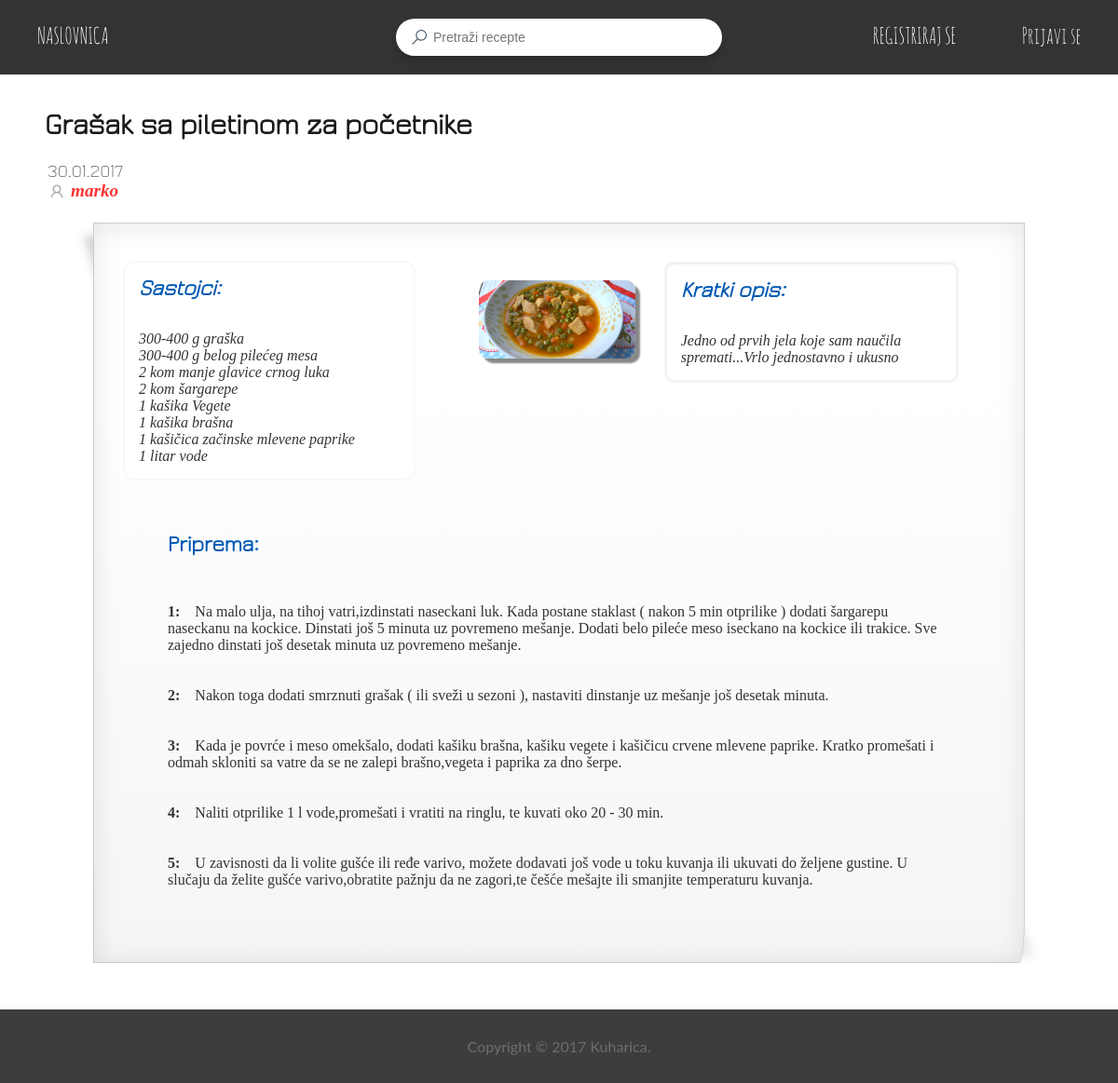
Page /recept.php?id=40 on the committed database.
### tables this page shows
CREATE TABLE `recept` (
  `ID_recepta` int(11) NOT NULL,
  `Ime_recepta` varchar(50) NOT NULL,
  `Kratki_opis` text NOT NULL,
  `datum_objave` date NOT NULL,
  `ID_autora` int(11) DEFAULT NULL,
  `Flag` int(11) NOT NULL DEFAULT '0',
  `dozvola` int(2) NOT NULL DEFAULT '0'
);

CREATE TABLE `korisnik` (
  `ID` int(11) NOT NULL,
  `username` varchar(20) NOT NULL,
  `password` varchar(40) NOT NULL,
  `email` varchar(100) NOT NULL,
  `spol` varchar(10) NOT NULL,
  `permission` varchar(10) NOT NULL DEFAULT 'member',
  `join_date` date NOT NULL,
  `last_login` datetime DEFAULT NULL,
  `slika` varchar(50) NOT NULL DEFAULT 'default-profile.jpg'
);

### recept.php (the view, shortened to what this page needs)
<?php
	$receptID = $_GET['id'];
	if(is_numeric($receptID)) {
		$query = "SELECT * FROM sastojci where ID_recepta = '$receptID'";
			$result = mysql_query($query);
			$receptSastojciArray = Array();
			while ($row = mysql_fetch_array($result, MYSQL_ASSOC)) {
				$receptSastojciArray[] =  $row['Sastojak'];
			}
		$query = "SELECT * FROM priprema where ID_recepta = '$receptID'";
			$result = mysql_query($query);
			while ($row = mysql_fetch_array($result, MYSQL_ASSOC)) {
				$receptPripremaArray[] =  $row['Priprema'];
			}
		$query = "SELECT * FROM recept where ID_recepta = '$receptID'";
			$result = mysql_query($query);
			while ($row = mysql_fetch_array($result, MYSQL_ASSOC)) {
				$receptDatum = date('d.m.Y', strtotime( $row['datum_objave'] ));
				$receptIme = $row['Ime_recepta'];
				$receptOpis = $row['Kratki_opis'];
			}
		$query = "SELECT Ime_slike FROM slika where ID_recepta = '$receptID'";
			$result = mysql_query($query);
			while ($row = mysql_fetch_array($result, MYSQL_ASSOC)) {
				$receptSlikaArray[] =  $row['Ime_slike'];
			}
		$query = "SELECT username, join_date, spol, last_login FROM korisnik INNER JOIN recept ON (recept.ID_autora=korisnik.ID) WHERE ID_recepta = '$receptID'";
			$result = mysql_query($query);
			while ($row = mysql_fetch_array($result, MYSQL_ASSOC)) {
				$receptUsername =  $row['username'];
				$spol = $row['spol'];
				$receptJoinD =  date('d.m.Y', strtotime( $row['join_date'] ));
				$receptLastL =  date('d.m.Y  H:i', strtotime( $row['last_login'] ));
			}
		$query = "SELECT count(*) as BrRecepata FROM korisnik INNER JOIN recept ON (recept.ID_autora=korisnik.ID) WHERE username = '$receptUsername'";
			$result = mysql_query($query);
			while ($row = mysql_fetch_array($result, MYSQL_ASSOC)) {
				$BrRecepata =  $row['BrRecepata'];
			}
		$query = "SELECT slika FROM korisnik WHERE username='".$receptUsername."'";
		$result = mysql_query($query);
		while ($row = mysql_fetch_array($result, MYSQL_ASSOC)) {
			$slikaProf=$row['slika'];
		}
		if(!$_SESSION['potrebnaForma']){
		$prosjek=0;
		$glasova=0;
		$query = "SELECT count(*) as glasova FROM ocjena INNER JOIN korisnik ON (korisnik.ID=ocjena.id_korisnika) INNER JOIN recept ON (recept.ID_recepta=ocjena.id_recepta) WHERE recept.ID_recepta = '$receptID'";
		$result = mysql_query($query);
		while($row = mysql_fetch_array($result, MYSQL_ASSOC))
			{$glasova=$row['glasova'];}
		$query = "SELECT count(*) AS spremljen FROM spremljenirecepti INNER JOIN korisnik ON (korisnik.ID=spremljenirecepti.id_korisnika) INNER JOIN recept ON (recept.ID_recepta=spremljenirecepti.id_recepta) WHERE recept.ID_recepta = '$receptID' AND korisnik.username='".$_SESSION['user']."'";
		$result = mysql_query($query);
		$row = mysql_fetch_array($result, MYSQL_ASSOC);
	    $spremljen=$row['spremljen'];
		}
?>
<html>
    <head>
        <link href="css/style.css" rel="stylesheet">
		<link href="css/hover.css" rel="stylesheet" media="all">
		<link href="css/grid.css" rel="stylesheet" media="all">
		<link href="css/rating.css" rel="stylesheet" media="all">
    </head>
    <body onload='ocjena(<?php echo "$prosjek,$glasova" ?>);'>
        <?php include 'include/header.php';
			  include("include/profil_modal.php"); ?>
		<div style="margin-left:4%; color:#1a1a1a;"><br/><br/>
		<h1><span style="float:left"><?php echo $receptIme ?></h1></span>
		</div>
		<br/><br/>
		<div style="color: #8c8c8c; font-weight:bold; margin: 0 0 20px 4%;">
			<table>
			<tr><td><span style="font-family: Jura; font-size:120%"><?php echo "{$receptDatum} <br/>"; ?></span>
			<span style="color: #ff3333;font-family: Georgia, serif; font-style: italic; font-size:120%">
				<span style="cursor: pointer;" onclick="profil('<?php echo $receptUsername; ?>','<?php echo $slikaProf; ?>',' &emsp;<?php echo $spol; ?>',' &emsp;<?php echo $receptJoinD; ?>',' &emsp;<?php echo $receptLastL; ?>',' &emsp;<?php echo $BrRecepata; ?>');">
						<div class="search-option" style="position:relative; float:left">
							<div style="margin-left:15px;margin-right:-10px;margin-top:-8px">
								<svg class="edit-pen-title">
								  <use xmlns:xlink="http://www.w3.org/1999/xlink" xlink:href="#user"></use>
								</svg>
							</div>
						</div>
				<b><?php echo "{$receptUsername}"; ?></b></span>
			</span></td>
			</tr>
			</table>
		</div>
		<div class="content-wrapper">
			<table class="box1" style="width:auto; margin: 0 100px 0 100px;">
			<?php if (!$_SESSION['potrebnaForma']) { ?>
				<tr><td colspan=3><span style="float:right"> <button id="btnfollow" class="btn1 followButton <?php if($spremljen==1)echo 'following'; ?>" onclick="spremirecept();" style="margin-bottom:20px" rel="6"><?php if($spremljen==1)echo 'Recept spremljen'; else echo 'Spremi recept'; ?></button></h1></span></td></tr>
				<?php }else echo"<tr><td><div style='height:25px'></div></td></tr>";  ?>
				<tr>
					<td>
						<div class="content-column" style="height:100%;">
							<div class="temp_content" style='border:solid 2px #f2f2f2;border: none;border-radius:10px; background-color: #ffffff; color: #333333; font-family: Georgia, serif; font-style: italic;"' >
								<h2 style="color:#0059b3">Sastojci:</h2>
								<br>
								<?php
									for($i = 0; $i < sizeof($receptSastojciArray); $i++) {
										echo $receptSastojciArray[$i];
										echo "<br>";
									}
								?>
							</div>
						</div>
					</td>
					<td>
							<div class="pic_content_prikaz" style="margin: 4px 10px 0 10px;">
								<img src="images/<?php echo $receptSlikaArray[0]  ?>" alt="Ne mozemo prikazati sliku =/" style="border-radius:10px; box-shadow: 5px 5px 2px #888888;width:600px;" onclick="document.getElementById('slika').style.display='block'" >
							</div>
					</td>
					<td>
						<div class="content-column" style="height:100%;">
						<div class="temp_content" style='border:solid 2px #f2f2f2; border-radius:10px; background-color: #ffffff; color: #333333; font-family: Georgia, serif; font-style: italic;'>
							<h2 style="color:#0059b3">Kratki opis:</h2>
								<br>
								<span style="font-style: italic;">
								<?php
									echo $receptOpis;
								?></span>
							</div>
						</div>
					</td>
				</tr>
				<tr>
					<td colspan="3">
						<br/><br/>
						<div style="max-width: 96.2%; border-radius:10px; margin: 0 50px 50px 50px">
							<div class="container" style=' color: #333333; font-family: Georgia, serif;' >
								<h2 style="color:#0059b3;">Priprema:</h2>
								<span style="color:#333333">
								<?php
									for($j = 0; $j < sizeof($receptPripremaArray); $j++) {
										echo "<br><br>";
										echo "<b>" . ($j+1) . ":&emsp;</b>";
										echo $receptPripremaArray[$j];
										echo "<br>";
									}
								?>
								</span>
							</div>
						</div>
					</td>
					<td>
					</td>
				</tr>
			</table>
		</div>
		<?php include 'include/footer.php'; ?>
	</body>
</html>
	<?php } else header('Location: index.php');?>

### css/style.css (style rules this page uses)
.container { padding: 16px; }
.temp_content { position: relative; width: 80%; padding: 15px; border: solid 1px #e6e6e6; box-shadow: 0 0 2px 1px #f2f2f2; font-family: Jura; margin:auto; border-radius:5px; background-color: #f8f8f8; }
.content-wrapper { max-width:1400px; margin:auto; }
.content-column { width: 350px; float:left; }
td { text-align: left; vertical-align: top; }
img { max-width: 100%; height: auto; }
h1, h2, h3, h4, h5, h6 { margin: 0 0 15px; font-weight: bold; font-family: Jura; }
html, body { height: 100% }
html { background: url(Pics/background.jpg) no-repeat center center fixed; -webkit-background-size: cover; -moz-background-size: cover; -o-background-size: cover; background-size: cover; }
body { color: #666666; font-family: 'Lato', sans-serif; }
body { position:relative }
html, body { padding: 0; margin: 0; }
.box1 { margin: 20px; padding: 10px; min-height: 200px; position:relative; display: inline-block; background: -webkit-gradient(linear, 0% 20%, 0% 1000%, from(#fff), to(#fff), color-stop(.1,#f3f3f3)); border: 1px solid #ccc; -webkit-box-shadow: 0px 3px 30px rgba(0, 0, 0, 0.1) inset; -webkit-border-bottom-right-radius: 6px 50px; }
.box1:before { content: ''; width: 50px; height: 100px; position:absolute; bottom:0; right:0; -webkit-box-shadow: 20px 20px 10px rgba(0, 0, 0, 0.1); z-index:-1; -webkit-transform: translate(-35px,-40px) skew(0deg,30deg) rotate(-25deg); }
.box1:after { content: ''; width: 100px; height: 100px; top:0; left:0; position:absolute; display: inline-block; z-index:-1; -webkit-box-shadow: -10px -10px 10px rgba(0, 0, 0, 0.2); -webkit-transform: rotate(2deg) translate(20px,25px) skew(20deg); }
.box1 img { width: 100%; margin-top: 15px; }
.search-option { position: absolute; text-align: right; top: 10px; right: 15px; }
.search-option div { position: relative; display: inline-block; margin: 0 1px; cursor: pointer; }
.search-option div svg { height: 20px; width: 20px; fill: #5a6674; opacity: 0.6; -webkit-transition: all .2s ease-in-out; transition: all .2s ease-in-out; pointer-events: none; }

### rows in the picture
recept: Ime_recepta "Grašak sa piletinom za početnike", datum_objave "30.01.2017", Kratki_opis "Jedno od prvih jela koje sam naučila spremati...Vrlo jednostavno i ukusno"
korisnik: username "marko"

### other values in the picture
$receptSastojciArray[$i] "300-400 g graška"
$receptSastojciArray[$i] "300-400 g belog pilećeg mesa"
$receptSastojciArray[$i] "2 kom manje glavice crnog luka"
$receptSastojciArray[$i] "2 kom šargarepe"
$receptSastojciArray[$i] "1 kašika Vegete"
$receptSastojciArray[$i] "1 kašika brašna"
$receptSastojciArray[$i] "1 kašičica začinske mlevene paprike"
$receptSastojciArray[$i] "1 litar vode"
$receptPripremaArray[$j] "Nakon toga dodati smrznuti grašak ( ili sveži u sezoni ), nastaviti dinstanje uz mešanje još desetak minuta."
$receptPripremaArray[$j] "Kada je povrće i meso omekšalo, dodati kašiku brašna, kašiku vegete i kašičicu crvene mlevene paprike. Kratko promešati i odmah skloniti sa vatre da se ne zalepi brašno,vegeta i paprika za dno šerpe."
$receptPripremaArray[$j] "Naliti otprilike 1 l vode,promešati i vratiti na ringlu, te kuvati oko 20 - 30 min."
